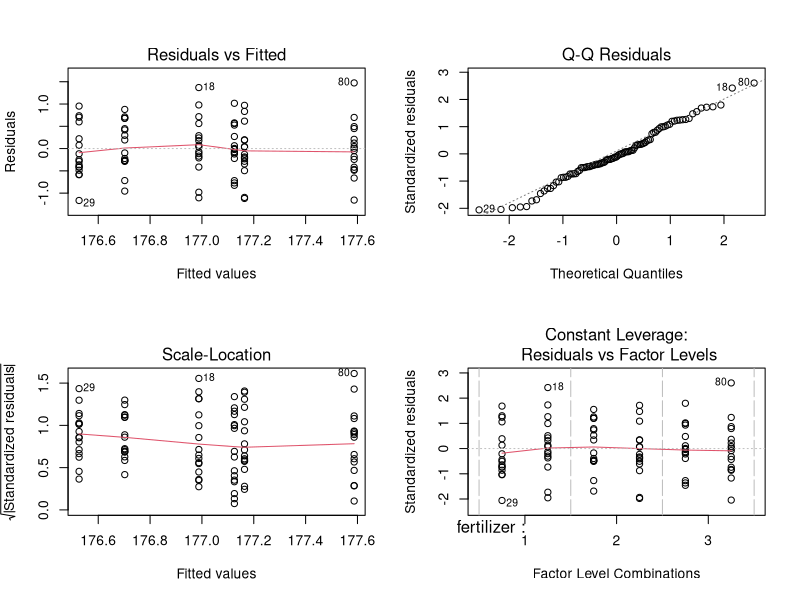
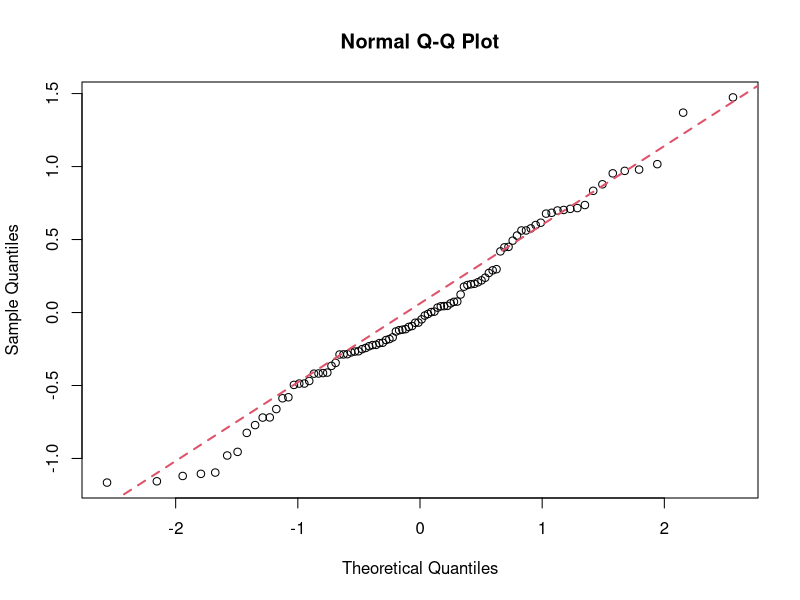
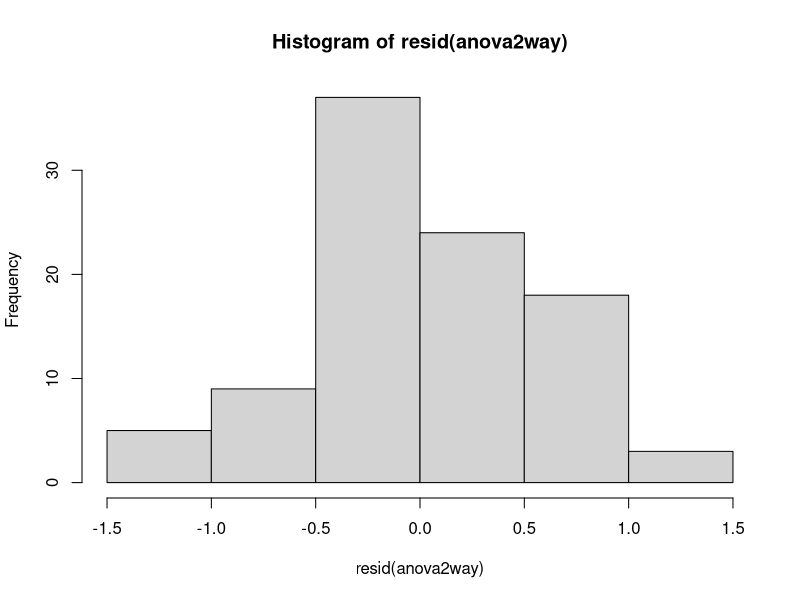
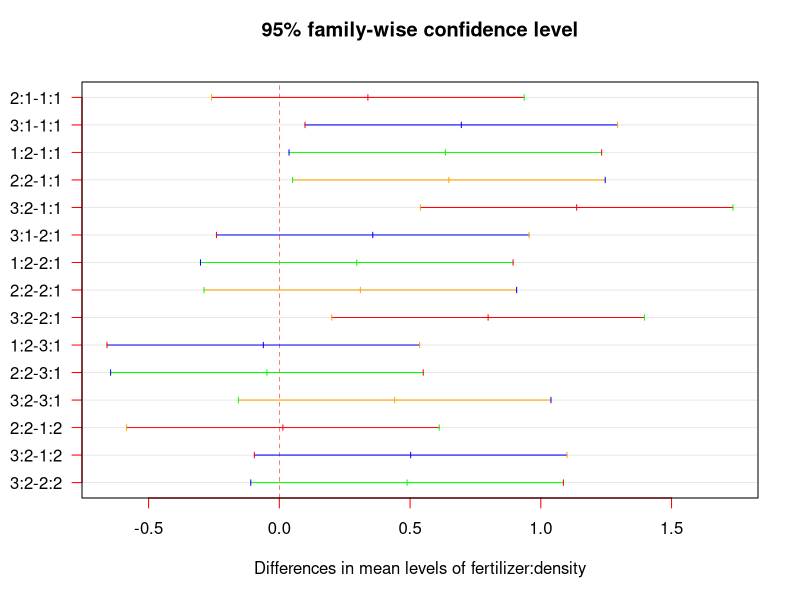
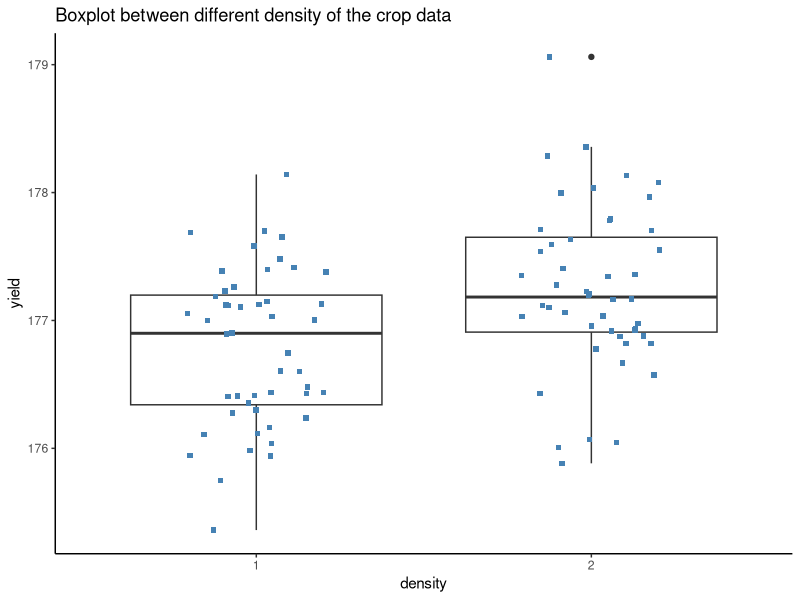
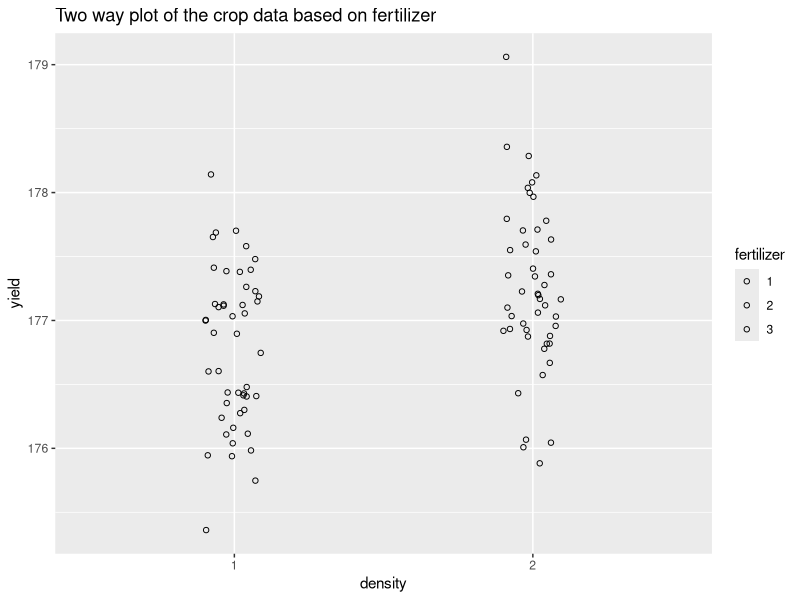
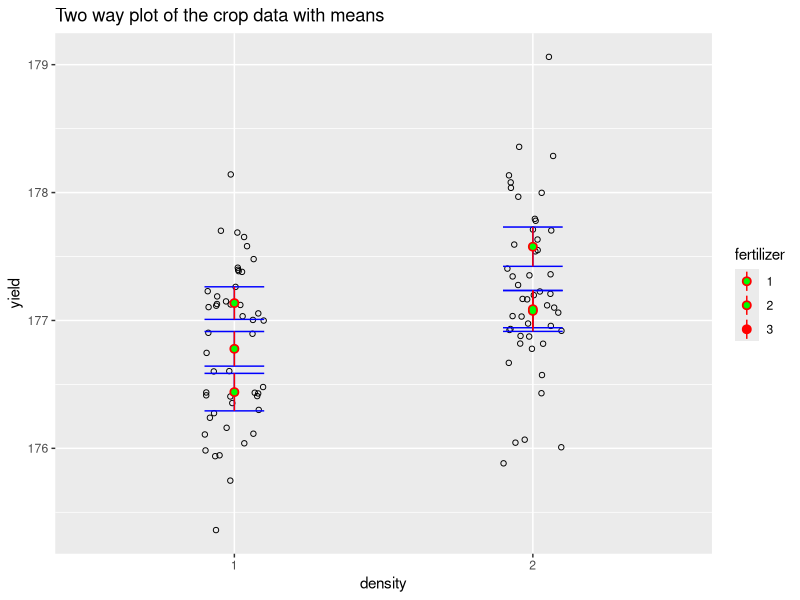
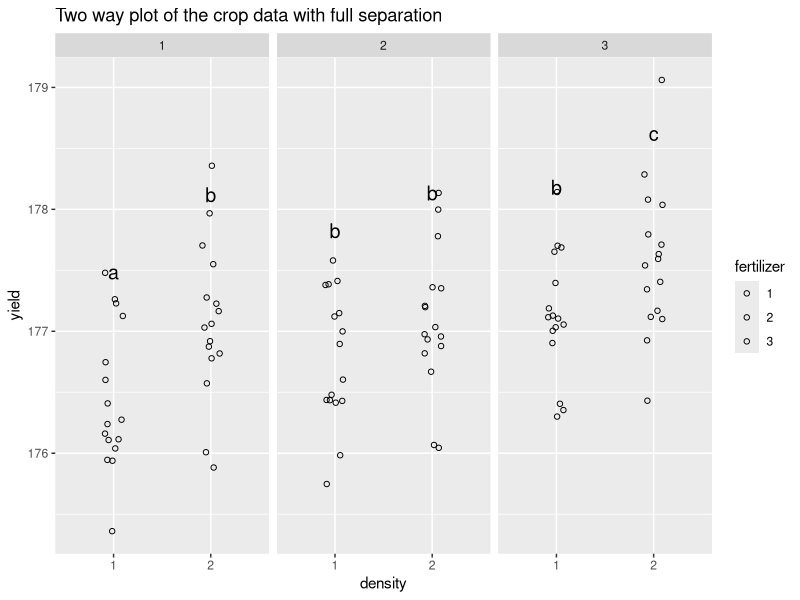

Here is the R script that generated these plots, in order:
## ---- chunk 1
knitr::opts_chunk$set(error = TRUE)
## ---- chunk 2
#.libPaths("C:/Rpackage")
library(car)
library(MASS)
library(tidyverse)
library(glmnet)
library(ggplot2)
library(ggpubr)
library(tidyverse)
library(broom)
#library(AICcmodavg)

## ---- chunk 3



crop.data <- read.csv("resources/anova_tutorial/cropdata.csv", header = TRUE, colClasses = c("factor", "factor", "factor", "numeric")) # if data is in the $home folder

summary(crop.data)
## ---- chunk 4
anovaoneway <- aov(yield ~ fertilizer, data = crop.data)
#diaplay the results
summary(anovaoneway)
## ---- chunk 5
#anova adjust for two independent variables
#start to generate the dataset for two x variables
anova2way <- aov(yield ~ fertilizer + density, data = crop.data)
summary(anova2way)
## ---- chunk 6
#generate the anova for the data
anova_inter <- aov(yield ~ fertilizer*density, data = crop.data)
#display the results
summary(anova_inter)
## ---- chunk 7
#generate the anova for the data
anova_block <- aov(yield ~ fertilizer + density + block, data = crop.data)
#display the results
summary(anova_block)
## ---- chunk 8

#library(AICcmodavg)

#allanovas <- list(anovaoneway, anova2way, anova_inter, anova_block)
#allanovasnames <- c("one way Anova", "two way Anova", "Anova wtih interaction term", "Anova with a blocking term")

#aictab(allanovas, modnames = allanovasnames)
## ---- chunk 9
#Comprehensive test
par(mfrow=c(2,2))
plot(anova2way)
par(mfrow=c(1,1))

#ggplot2 for Q-Q plot
qqnorm(resid(anova2way));qqline(resid(anova2way), col = 2,lwd=2,lty=2)

#histogram
hist(resid(anova2way))
## ---- chunk 10
#check for parallelism
#two-way anova
anova_inter<-aov(yield ~ fertilizer*density, data = crop.data)
summary(anova_inter)
## ---- chunk 11
#bartlett test on data
bartlett.test(x=crop.data$yield,g=crop.data$density)


#levene test on data
library(car)
leveneTest(y=crop.data$yield,group=as.factor(crop.data$density))
## ---- chunk 12
tukeytest<-TukeyHSD(anova2way)

tukeytest
## ---- chunk 13
tukey_plot<-aov(yield ~ fertilizer:density, data=crop.data)
tukey.plot<-TukeyHSD(tukey_plot)
plot(tukey.plot, las = 1,col = c("red", "blue", "green", "orange"))
## ---- chunk 14
yielddata <- crop.data %>%
  group_by(fertilizer, density) %>%
  summarise(
    yield = mean(yield)
  )


#mergeDay18_meanData, weight ~ birthweight + Diet


yielddata$group <- c("a","b","b","b","b","c")

yielddata




ggplot(crop.data, aes(x = density, y = yield, group=density)) +
  geom_boxplot() +
  geom_jitter(shape = 15,
              color = "steelblue",
              position = position_jitter(0.21)) +
  theme_classic()+
  
  ggtitle("Boxplot between different density of the crop data")
## ---- chunk 15
Twoway <- ggplot(crop.data, aes(x = density, y = yield, group=fertilizer, fill=fertilizer),color='darkblue') +
  geom_point(cex = 1.5, pch = 1.0,position = position_jitter(w = 0.1, h = 0))+
  
  ggtitle("Two way plot of the crop data based on fertilizer")+
  scale_color_gradientn(colours = rainbow(5))
Twoway
## ---- chunk 16
plot1<- Twoway +
  stat_summary(fun.data = 'mean_se', geom = 'errorbar', width = 0.2,color='blue') +
  stat_summary(fun.data = 'mean_se', geom = 'pointrange',color='red') +
  geom_point(data=yielddata, aes(x=density, y=yield, fill=density),color='green')+
  
  ggtitle("Two way plot of the crop data with means")
plot1
## ---- chunk 17
plot2 <- Twoway +
  geom_text(data=yielddata, label=yielddata$group, vjust = -8, size = 5) +
  facet_wrap(~ fertilizer)+
  
  ggtitle("Two way plot of the crop data with full separation")

plot2
## ---- chunk 18
plot3 <- Twoway +
  theme_classic2() +
  labs(title = "Crop yield with different kinds of fertilizer and planting density",
       x = "Planting density (0=low density, 1=high density)",
       y = "Yield (bushels)")

plot3


